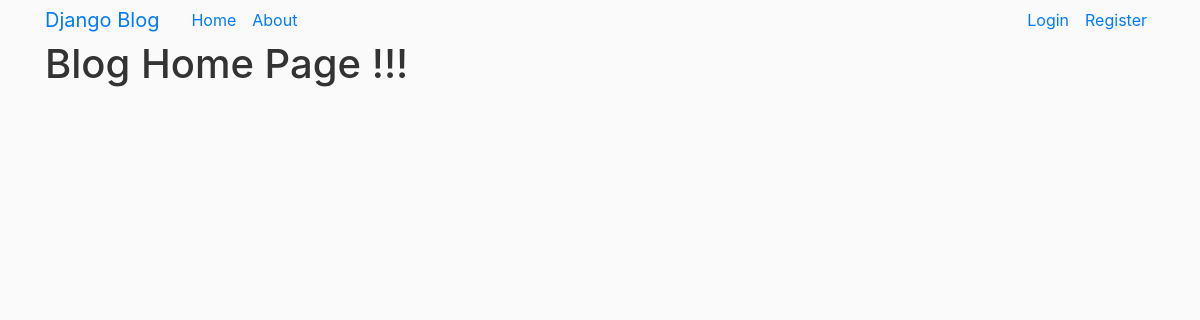
The app's page /, older data.
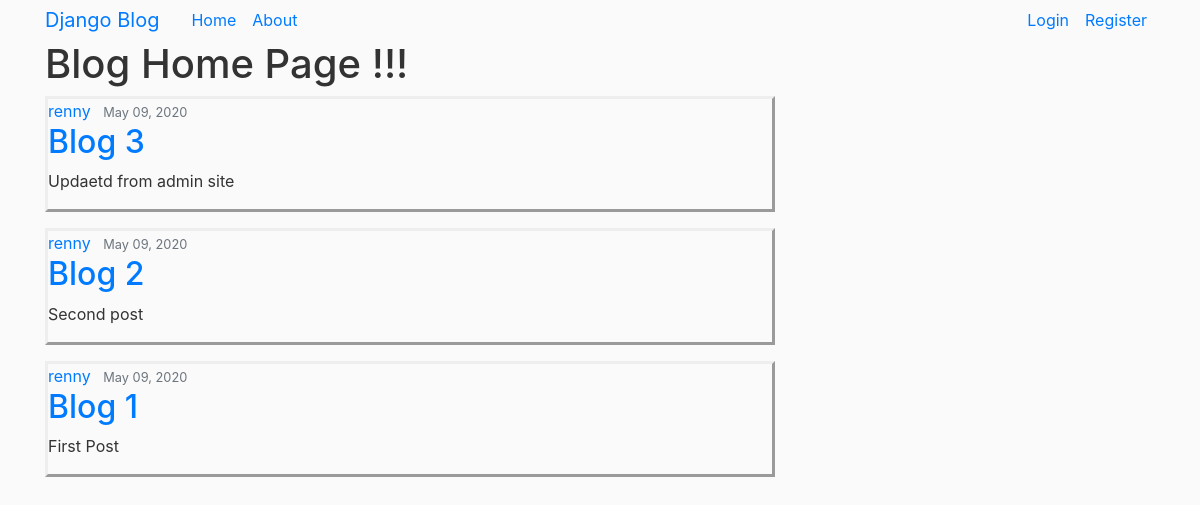
The same page, newer data.
### blog/models.py (models this page shows, shortened)
class Post(models.Model):
	title = models.CharField(max_length=100)
	content = models.TextField()
	date_posted = models.DateTimeField(default=timezone.now)
	author = models.ForeignKey(User,on_delete=models.CASCADE)

### blog/views.py (the view)
# urls.py: path("",PostListView.as_view(),name="blog-home"),
class PostListView(ListView):
	model = Post
	template_name ='blog/home.html' #<app>/<model>_<viewtype>.html
	context_object_name = 'posts'
	ordering = ['-date_posted']

### blog/templates/blog/home.html (shortened to what this page needs)
{% extends "blog/base.html" %}
{% block content %}
	<h1>Blog Home Page !!!</h1>
	{% for post in posts %}
		<article class="media content-section blogs-border" >
			<div class="media-body" >
				<div class="article-metadata" >
					<a class="mr-2" href="#">{{ post.author }}</a>
					<small class="text-muted" >{{ post.date_posted|date:"F d, Y" }}</small>
				</div>
				<h2><a class="article-title"  href="{% url 'post-detail' post.id %}">{{ post.title }}</a></h2>
				<p class="article-content">{{ post.content }}</p>
			</div>
		</article>
	{% endfor %}
{% endblock content %}

Row changes from the older to the newer data that the page shows:
added Post: author "renny", date_posted "May 09, 2020", title "Blog 3", content "Updaetd from admin site"
added Post: author "renny", date_posted "May 09, 2020", title "Blog 2", content "Second post"
added Post: author "renny", date_posted "May 09, 2020", title "Blog 1", content "First Post"
